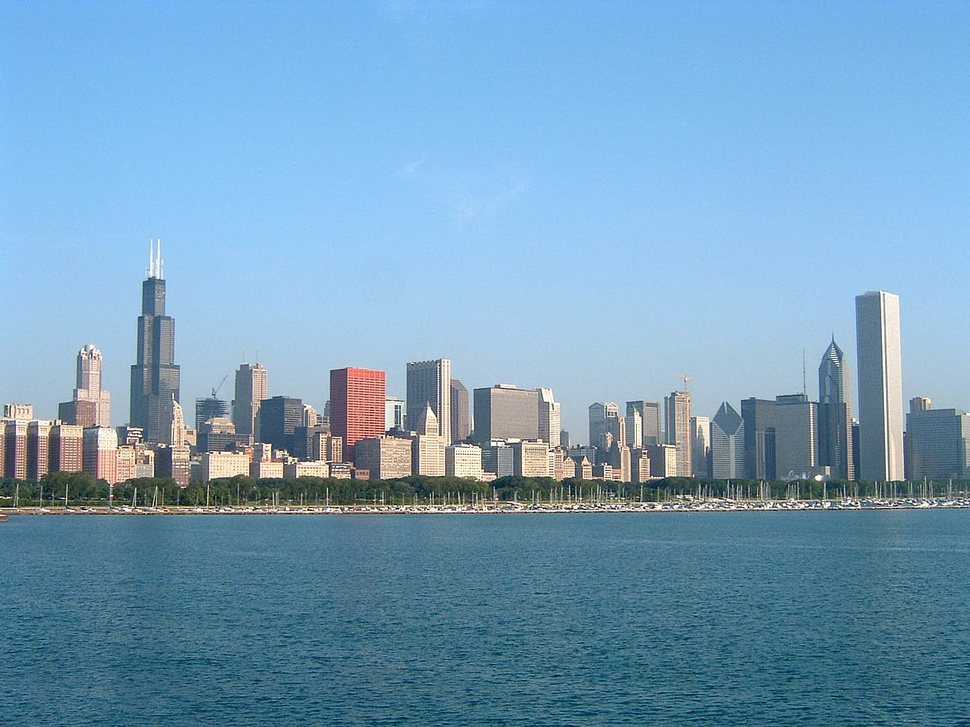
#> input picture chicago.jpeg, 970 x 727 px, shrunk from 1400 x 1050 before the run
$ python shredder.py -f chicago.jpeg   (Python 2 division)
#> lines starting #> are read from the running program, lines starting #| are printed output that depends on the picture
from PIL import Image
from random import shuffle
import argparse
import os.path


parser = argparse.ArgumentParser(description='Shred an image')
parser.add_argument('--shreds', default=20, type=int)
parser.add_argument('-f', default='sample.png')
args = parser.parse_args()

SHREDS = args.shreds
filename = args.f


image = Image.open(filename)
#> image is the input picture: PIL image 970x727 RGB; mean R, G, B 117.4, 158.7, 187.1
shredded = Image.new('RGBA', image.size)
#> shredded: PIL image 970x727 RGBA; every value is 0
width, height = image.size
#> width = 970; height = 727
shred_width = width/SHREDS
#> shred_width = 48
sequence = range(0, SHREDS)
shuffle(sequence)

for i, shred_index in enumerate(sequence):
    shred_x1, shred_y1 = shred_width * shred_index, 0
    shred_x2, shred_y2 = shred_x1 + shred_width, height
    region =image.crop((shred_x1, shred_y1, shred_x2, shred_y2))
    shredded.paste(region, (shred_width * i, 0))
#> this loop made 20 passes
#> pass 1, `region =image.crop((shred_x1, shred_y1, shred_x2, shred_y2))`:
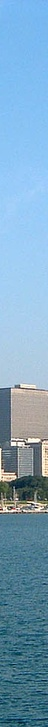
#> region: PIL image 48x727 RGB; mean R, G, B 122, 162.2, 189.4
#> pass 2, `region =image.crop((shred_x1, shred_y1, shred_x2, shred_y2))`:
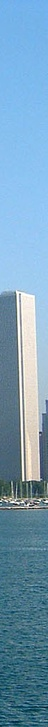
#> region: PIL image 48x727 RGB; mean R, G, B 117, 156.8, 183
#> pass 3, `region =image.crop((shred_x1, shred_y1, shred_x2, shred_y2))`:
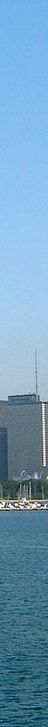
#> region: PIL image 48x727 RGB; mean R, G, B 111.6, 155.7, 185.4
#> after the loop:
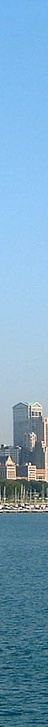
#> region: PIL image 48x727 RGB; mean R, G, B 120.3, 162.6, 190.9
#> after the loop:
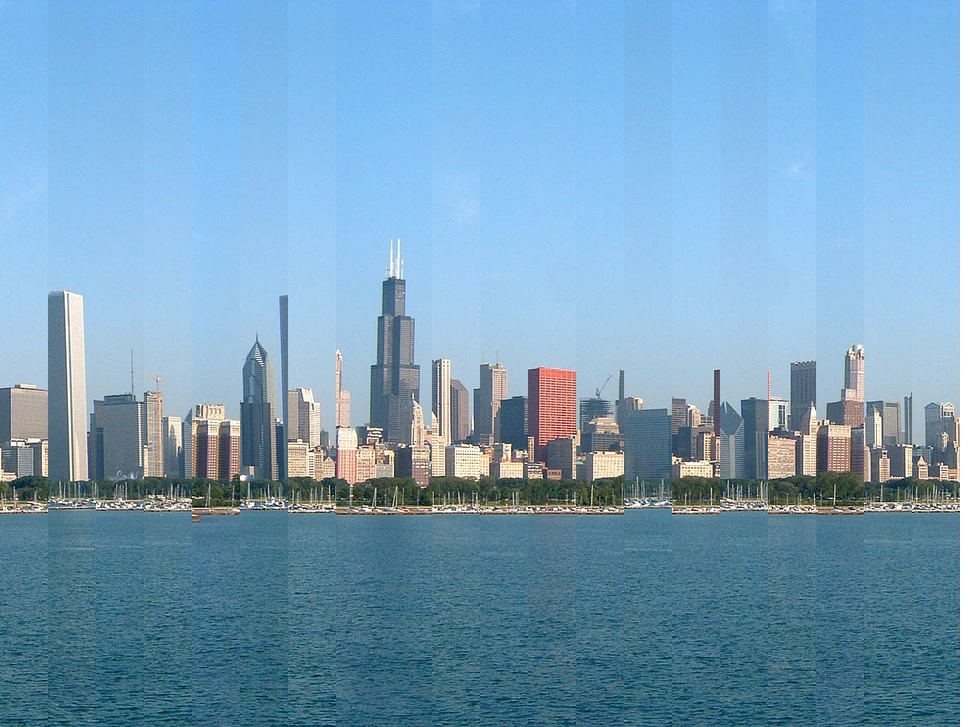
#> shredded: PIL image 970x727 RGBA; mean R, G, B, A 116.2, 157.1, 185.1, 252.4; transparent parts drawn white

split_filename = os.path.splitext(filename)
print split_filename
shredded.save('{0}_shredded{1}'.format(*split_filename))
